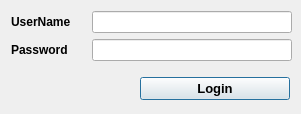
<?xml version="1.0" encoding="UTF-8"?>
<ui version="4.0">
 <class>Dialog</class>
 <widget class="QDialog" name="Dialog">
  <property name="geometry">
   <rect>
    <x>0</x>
    <y>0</y>
    <width>301</width>
    <height>114</height>
   </rect>
  </property>
  <property name="minimumSize">
   <size>
    <width>301</width>
    <height>114</height>
   </size>
  </property>
  <property name="maximumSize">
   <size>
    <width>301</width>
    <height>114</height>
   </size>
  </property>
  <property name="windowTitle">
   <string>Dialog</string>
  </property>
  <layout class="QVBoxLayout" name="verticalLayout">
   <item>
    <layout class="QHBoxLayout" name="horizontalLayout">
     <item>
      <widget class="QLabel" name="label">
       <property name="minimumSize">
        <size>
         <width>75</width>
         <height>0</height>
        </size>
       </property>
       <property name="maximumSize">
        <size>
         <width>75</width>
         <height>16777215</height>
        </size>
       </property>
       <property name="font">
        <font>
         <weight>75</weight>
         <bold>true</bold>
        </font>
       </property>
       <property name="text">
        <string>UserName</string>
       </property>
      </widget>
     </item>
     <item>
      <widget class="QLineEdit" name="username_filed">
       <property name="minimumSize">
        <size>
         <width>200</width>
         <height>0</height>
        </size>
       </property>
       <property name="maximumSize">
        <size>
         <width>200</width>
         <height>16777215</height>
        </size>
       </property>
      </widget>
     </item>
    </layout>
   </item>
   <item>
    <layout class="QHBoxLayout" name="horizontalLayout_2">
     <item>
      <widget class="QLabel" name="label_2">
       <property name="minimumSize">
        <size>
         <width>75</width>
         <height>0</height>
        </size>
       </property>
       <property name="maximumSize">
        <size>
         <width>75</width>
         <height>16777215</height>
        </size>
       </property>
       <property name="font">
        <font>
         <weight>75</weight>
         <bold>true</bold>
        </font>
       </property>
       <property name="text">
        <string>Password</string>
       </property>
      </widget>
     </item>
     <item>
      <widget class="QLineEdit" name="password_field">
       <property name="minimumSize">
        <size>
         <width>200</width>
         <height>0</height>
        </size>
       </property>
       <property name="maximumSize">
        <size>
         <width>200</width>
         <height>16777215</height>
        </size>
       </property>
      </widget>
     </item>
    </layout>
   </item>
   <item>
    <layout class="QHBoxLayout" name="horizontalLayout_3">
     <property name="topMargin">
      <number>10</number>
     </property>
     <item>
      <spacer name="horizontalSpacer">
       <property name="orientation">
        <enum>Qt::Horizontal</enum>
       </property>
       <property name="sizeHint" stdset="0">
        <size>
         <width>40</width>
         <height>20</height>
        </size>
       </property>
      </spacer>
     </item>
     <item>
      <widget class="QPushButton" name="login_btn">
       <property name="minimumSize">
        <size>
         <width>150</width>
         <height>0</height>
        </size>
       </property>
       <property name="maximumSize">
        <size>
         <width>150</width>
         <height>16777215</height>
        </size>
       </property>
       <property name="font">
        <font>
         <pointsize>10</pointsize>
         <weight>75</weight>
         <bold>true</bold>
        </font>
       </property>
       <property name="text">
        <string>Login</string>
       </property>
      </widget>
     </item>
    </layout>
   </item>
  </layout>
 </widget>
 <resources/>
 <connections/>
</ui>
